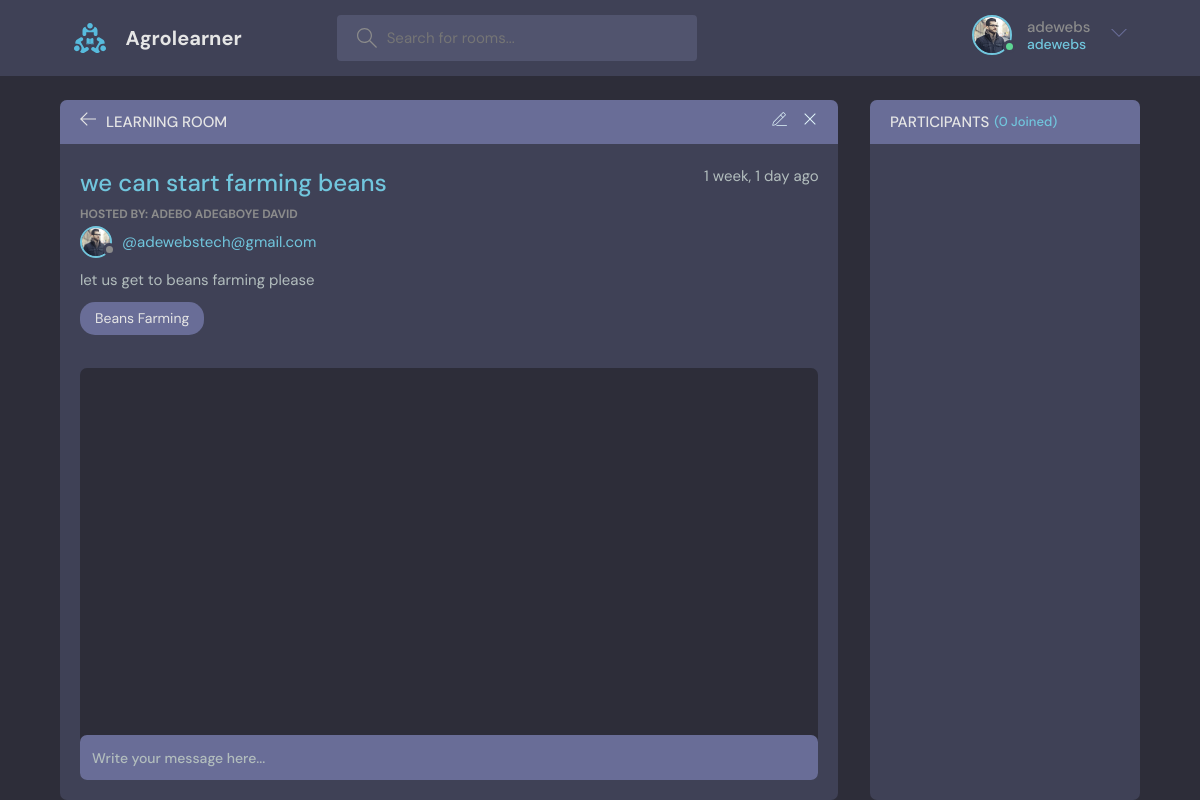
The page /room/2/ (signed in) on the database its author committed.
### elearning/models.py (models this page shows, shortened)
class ForalUser(AbstractUser):
    name = models.CharField(max_length=200, null=True)
    email = models.EmailField(unique=True, null=True)
    Bio = models.TextField(null=True)
    avatar = models.ImageField(null=True, default="avatar.svg")
    USERNAME_FIELD = 'email'
    REQUIRED_FIELDS = []

class Room(models.Model):
    hostname = models.ForeignKey(ForalUser, on_delete=models.CASCADE, null=True)
    topic = models.ForeignKey(Topic, on_delete=models.SET_NULL, null=True)
    name = models.CharField(max_length=200)
    description = models.TextField(null=True, blank=True)
    participant = models.ManyToManyField(ForalUser, related_name='participants', blank=True)
    updated= models.DateTimeField(auto_now=True)
    created = models.DateTimeField(auto_now_add=True)
    class Meta:
        ordering = ['-updated', '-created']

class Topic(models.Model):
    name = models.CharField(max_length=255)
    def __str__(self):
        return self.name

### elearning/views.py (the view, shortened to what this page needs)
# urls.py: path('room/<int:pk>/', views.getroom),
@login_required(login_url=loginpage)
def room(request, pk):
    room = Room.objects.get(id=pk)
    conversation = room.message_set.all().order_by('-created')
    participants= room.participant.all()
    return render(request, 'elearning/room.html',
                  {'room': room, 'conversation': conversation,
                   'participants': participants})

### elearning/templates/elearning/room.html (shortened to what this page needs)
{% extends 'main.html' %}
  {% block body %}
    <main class="profile-page layout layout--2">
      <div class="container">
        <div class="room">
          <div class="room__top">
            <div class="room__topLeft">
              <a href="{% url 'homepage' %}">
                <svg version="1.1" xmlns="http://www.w3.org/2000/svg" width="32" height="32" viewBox="0 0 32 32">
                  <title>arrow-left</title>
                  <path
                    d="M13.723 2.286l-13.723 13.714 13.719 13.714 1.616-1.611-10.96-10.96h27.625v-2.286h-27.625l10.965-10.965-1.616-1.607z"
                  ></path>
                </svg>
              </a>
              <h3>Learning Room</h3>
            </div>
            <div class="room__topRight">
{% if room.hostname == request.user %}
              <a href="{% url 'editroom' room.id %}">
              </a>
              <a href="{% url 'delete' room.id %}">
                <svg version="1.1" xmlns="http://www.w3.org/2000/svg" width="32" height="32" viewBox="0 0 32 32">
                  <title>remove</title>
                  <path
                    d="M27.314 6.019l-1.333-1.333-9.98 9.981-9.981-9.981-1.333 1.333 9.981 9.981-9.981 9.98 1.333 1.333 9.981-9.98 9.98 9.98 1.333-1.333-9.98-9.98 9.98-9.981z"
                  ></path>
                </svg>
              </a>
              {% endif %}
            </div>
          </div>
          <div class="room__box scroll">
            <div class="room__header scroll">
              <div class="room__info">
                <h3>{{room.name}}</h3>
                <span>{{room.created|timesince}} ago</span>
              </div>
              <div class="room__hosted">
                <p>Hosted By: {{room.hostname.name}}</p>
                <a href="{% url 'profile' room.hostname.pk %}" class="room__author">
                  <div class="avatar avatar--small">
                    <img src="{{room.hostname.avatar.url}}" />
                  </div>
                  <span>@{{room.hostname}}</span>
                </a>
              </div>
              <div class="room__details">
               {{room.description}}
              </div>
              <span class="room__topics">{{room.topic}}</span>
            </div>
            <div class="room__conversation">
              <div class="threads scroll">
              </div>
            </div>
          </div>
          <div class="room__message">
            <form action="" method="POST"><input name="body" placeholder="Write your message here..." />
            </form>
          </div>
        </div>
        <div class="participants">
          <h3 class="participants__top">Participants <span>({{participants.count}} Joined)</span></h3>
          <div class="participants__list scroll">
          </div>
        </div>
      </div>
    </main>
  {% endblock %}

### templates/navbar.html (shortened to what this page needs)
{% load static %}
 <header class="header header--loggedIn">
      <div class="container">
        <a href="{% url 'homepage' %}" class="header__logo">
          <img src="{% static 'assets/logo.svg' %}" />
          <h1>Agrolearner</h1>
        </a>
        <form class="header__search" method="GET" action="{% url 'homepage' %}">
          <label>
            <input placeholder="Search for rooms..."  name="q"/>
          </label>
        </form>
        <nav class="header__menu">
{% if request.user.is_authenticated %}
          <div class="header__user">
            <a href="{% url 'profile' request.user.pk %}">
              <div class="avatar avatar--medium active">
                <img src="{{request.user.avatar.url}}" />
              </div>
              <p>{{request.user.username}} <span>{{request.user.username}}</span></p>
            </a>
            <button class="dropdown-button">
              <svg version="1.1" xmlns="http://www.w3.org/2000/svg" width="32" height="32" viewBox="0 0 32 32">
                <title>chevron-down</title>
                <path d="M16 21l-13-13h-3l16 16 16-16h-3l-13 13z"></path>
              </svg>
            </button>
          </div>
          {% else %}
 <a href="{% url 'login' %}">
            <img src="{% static 'assets/avatar.svg' %}" />
            <p>Login</p>
          </a>
          {% endif %}
        </nav>
      </div>
    </header>

### rows shown on the page
ForalUser: user.avatar (picture), user.username "adewebs"
Room: name "we can start farming beans", created "1 week, 1 day", hostname.name "ADEBO ADEGBOYE DAVID", hostname.avatar (picture), hostname "adewebstech@gmail.com", description "let us get to beans farming please", topic "Beans Farming"

### other values the page prints
{{ participants.count }} "0"
